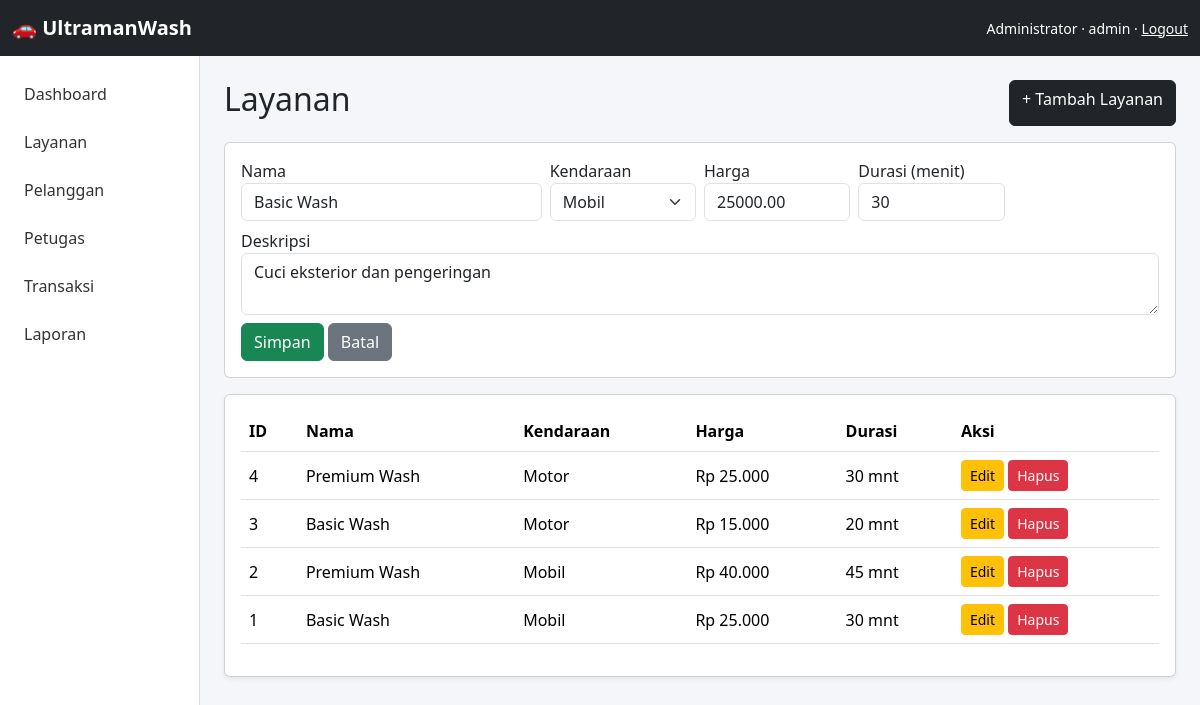
Screenshot of /app/admin/services.php?edit=1 (signed in) with the database file from the repository.
### tables this page shows
CREATE TABLE IF NOT EXISTS services (
    id INT AUTO_INCREMENT PRIMARY KEY,
    name VARCHAR(100) NOT NULL,
    vehicle_type ENUM('Mobil','Motor') NOT NULL,
    price DECIMAL(12,2) NOT NULL,
    duration INT NOT NULL DEFAULT 30,
    description TEXT,
    created_at TIMESTAMP DEFAULT CURRENT_TIMESTAMP
);

### app/includes/auth.php (called while the page is built, shortened)
<?php
function e($value) {
    return htmlspecialchars((string)$value, ENT_QUOTES, 'UTF-8');
}

### app/admin/services.php (the view, shortened to what this page needs)
<?php
require_once __DIR__.'/../config/database.php'; require_once __DIR__.'/../includes/auth.php'; require_role('admin');
$edit=null;if(isset($_GET['edit'])){$s=$pdo->prepare("SELECT * FROM services WHERE id=?");$s->execute([(int)$_GET['edit']]);$edit=$s->fetch();}
$rows=$pdo->query("SELECT * FROM services ORDER BY id DESC")->fetchAll(); require __DIR__.'/../includes/header.php';
?>
<div class="d-flex justify-content-between"><h2>Layanan</h2><a class="btn btn-dark" href="?new=1">+ Tambah Layanan</a></div>
<?php if(isset($_GET['new'])||$edit): ?><div class="card my-3"><div class="card-body"><form method="post" class="row g-2">
<input type="hidden" name="id" value="<?=e($edit['id']??0)?>"><div class="col-md-4"><label>Nama</label><input class="form-control" name="name" value="<?=e($edit['name']??'')?>" required></div>
<div class="col-md-2"><label>Kendaraan</label><select class="form-select" name="vehicle_type"><option>Mobil</option><option <?=($edit['vehicle_type']??'')==='Motor'?'selected':''?>>Motor</option></select></div>
<div class="col-md-2"><label>Harga</label><input type="number" class="form-control" name="price" value="<?=e($edit['price']??'')?>" required></div>
<div class="col-md-2"><label>Durasi (menit)</label><input type="number" class="form-control" name="duration" value="<?=e($edit['duration']??30)?>" required></div>
<div class="col-md-12"><label>Deskripsi</label><textarea class="form-control" name="description"><?=e($edit['description']??'')?></textarea></div>
<div><button class="btn btn-success">Simpan</button> <a class="btn btn-secondary" href="services.php">Batal</a></div></form></div></div><?php endif; ?>
<div class="card shadow-sm"><div class="card-body"><div class="table-responsive"><table class="table"><thead><tr><th>ID</th><th>Nama</th><th>Kendaraan</th><th>Harga</th><th>Durasi</th><th>Aksi</th></tr></thead><tbody>
<?php foreach($rows as $r): ?><tr><td><?=$r['id']?></td><td><?=e($r['name'])?></td><td><?=$r['vehicle_type']?></td><td>Rp <?=number_format($r['price'],0,',','.')?></td><td><?=$r['duration']?> mnt</td><td><a class="btn btn-sm btn-warning" href="?edit=<?=$r['id']?>">Edit</a> <a class="btn btn-sm btn-danger" onclick="return confirm('Hapus layanan?')" href="?delete=<?=$r['id']?>">Hapus</a></td></tr><?php endforeach; ?>
</tbody></table></div></div></div>
<?php require __DIR__.'/../includes/footer.php'; ?>

### app/assets/css/style.css (style rules this page uses)
body { background:#f4f6f9 }
.table { vertical-align:middle }

### rows the page displays
services: name "Basic Wash", price "25000.00", duration "30", description "Cuci eksterior dan pengeringan", id "1", vehicle_type "Mobil", price "25.000"
services: id "4", name "Premium Wash", vehicle_type "Motor", price "25.000", duration "30"
services: id "3", name "Basic Wash", vehicle_type "Motor", price "15.000", duration "20"
services: id "2", name "Premium Wash", vehicle_type "Mobil", price "40.000", duration "45"

### other values shown
$_SESSION['user']['name'] "Administrator"
$_SESSION['user']['role'] "admin"
